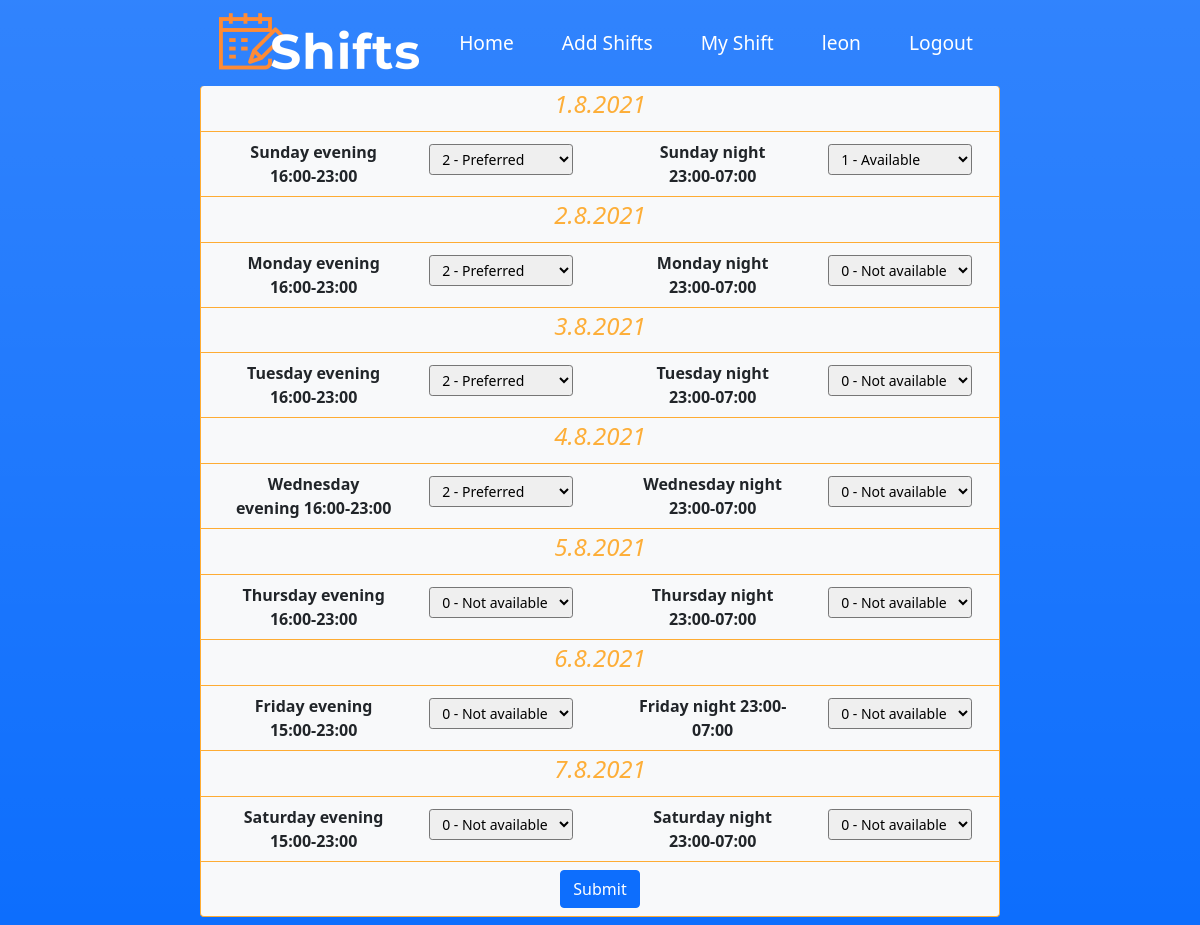
Page /addshifts/ (signed in) on the earlier database version.
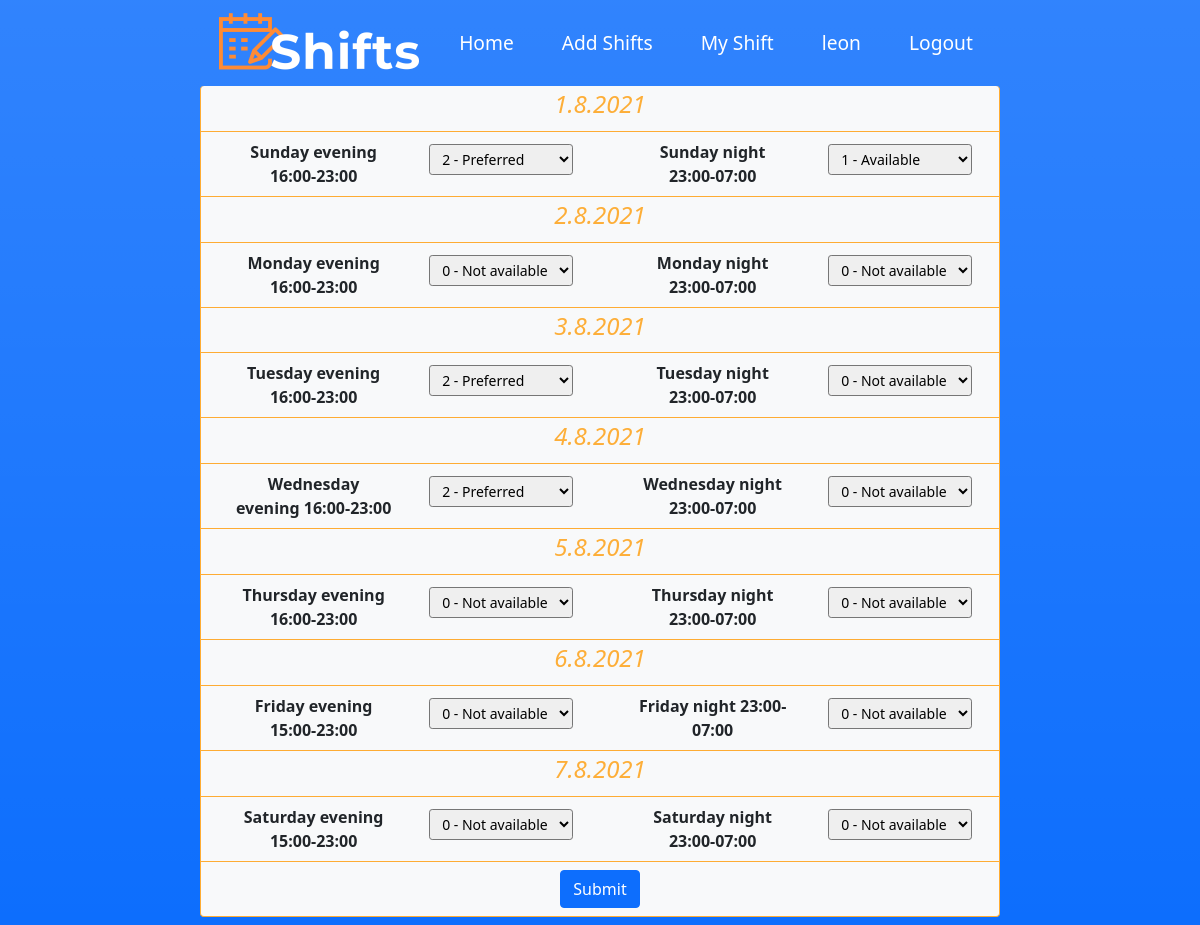
Same page on the later database version.
### Shifts/models.py (models this page shows, shortened)
class shiftSubmitTwo(models.Model):
    user_name = models.ForeignKey(
        settings.AUTH_USER_MODEL,
        related_name="shift_submitter",
        on_delete=models.DO_NOTHING,
    )
    for day in DAYS_OF_WEEK:
        if (day == 'friday' or day == 'saturday'):
            for shift_type,shift_hour in zip(TYPE_OF_SHIFTS,SHIFTS_HOURS_WEEKENDS  ) :
                exec(
                    f'{day}_{shift_type} = models.IntegerField(verbose_name =f"{day} {shift_type} {shift_hour}" ,default=0, choices=SUBMIT_CHOICES ,validators=[MinValueValidator(MIN_VAL_SHIFT),MaxValueValidator(MAX_VAL_SHIFT)])'
                )
        else:
            for shift_type,shift_hour in zip(TYPE_OF_SHIFTS,SHIFTS_HOURS_REG ) :
                exec(
                    f'{day}_{shift_type} = models.IntegerField(verbose_name =f"{day} {shift_type} {shift_hour}" ,default=0 , choices=SUBMIT_CHOICES ,validators=[MinValueValidator(MIN_VAL_SHIFT),MaxValueValidator(MAX_VAL_SHIFT)])'
                )
    created_at = models.DateTimeField(auto_now_add=True)
    updated_at = models.DateTimeField(auto_now=True)

### Shifts/views.py (the view, shortened to what this page needs)
# urls.py: path("addshifts/", views.add_shifts, name="addshifts"),
@login_required()
def add_shifts(request):
    weekly_user_shift = get_weekly_user_shifts(request)
    if weekly_user_shift == None:
        form = shiftSubmitTwoForm()
    else:
        form = shiftSubmitTwoForm(instance=weekly_user_shift)
    context = {"form": form}
    add_weekdays_to_context_form(context,form)
    return render(request, "Shifts/addshifts.html", context)

### Shifts/forms.py
class shiftSubmitTwoForm(ModelForm):
    class Meta:
        model = shiftSubmitTwo
        exclude = ["user_name"]
        widgets = {}
        for day in DAYS_OF_WEEK:
            for shift_type in TYPE_OF_SHIFTS:
                widgets[f"{day}_{shift_type}"] = forms.Select(
                    choices=SUBMIT_CHOICES,attrs={
                        "class": "form-control-sm",    #for bootstrap
                        'min' :MIN_VAL_SHIFT,           #validators
                        'max': MAX_VAL_SHIFT
                        }
                )
    def day_date(self,dayindex):
        day = timezone.now().replace(hour=0, minute=0, second=0, microsecond=0)
        day -= timedelta(days=(day.weekday() + 1) % 7) # for a week that starts on a Sunday
        day += timedelta(days=7+dayindex )  #adding the following week with dayindex
        return day

### Shifts/views.py (called while the page is built)
def add_weekdays_to_context_form(context, form):
    for i in range(0,7):
        context[f"date{i}"] = form.day_date(i)

### Shifts/templates/Shifts/addshifts.html (shortened to what this page needs)
{% extends "Shifts/layout.html" %}
{% block body %}
    <div class="container-sm bg-light justify-content-center  border border-top-0  rounded mx-auto mb-2  " style="max-width: 800px; border-color: #feac33 !important;">
    {% load static %}
            <form action="{% url 'Shifts:addshifts' %}" method ="post">
                <div class="row ">
                        {% for field in form %}
                        {% if "evening" in field.label %}
                            <div class="col-sm-12 p-1 mx-auto border-bottom  " style=" border-color: #feac33 !important;">
                                <p class="text-center h4 fst-italic " id="{{field.label}}"  style="color:#fdae38 ;"> Date</p>
                            </div>
                        {% endif %}
                        <div class="col-sm-6 d-flex py-2  border-bottom  " style=" border-color: #feac33 !important;">
                            <div class="col-sm-6 px-3 fw-bolder text-center text-dark   mx-auto " >
                                {{ field.label }}
                            </div>
                            <div class="col-xs-2 px-2 py-1  mx-auto ">
                                {{ field }}
                            </div>
                        </div>
                        {% endfor %}
                </div>
                <div class="d-flex justify-content-center" >
                       <input type="submit" class="btn btn-primary m-2"></input>
                </div>
            </form>
   </div>
{% endblock %}

Differences in the rows shown:
changed shiftSubmitTwo "2 - Preferred": monday_evening "2 - Preferred" → "0 - Not available"
